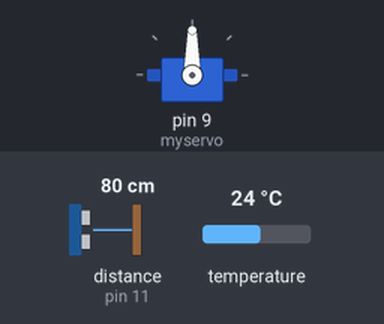
Simulated run of this sketch. Board: Arduino Uno, built with avr-gcc and run on an emulated ATmega328P. Parts: servo. Inputs (shaded band) come from the test bench; at power-on: distance to the obstacle (sensor on pin 11) 80 cm, temperature 24 °C. The echo pulse lasts 58.3 µs per cm; what the sketch prints to the serial monitor is not drawn.

Above: at 0.1 s.
Timing chart, 0 to 18.0 s (numbered marks = the images above):
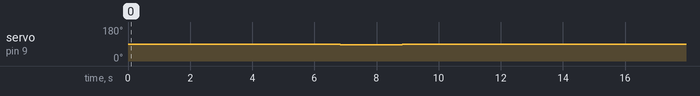

Measured:
- by itself, servo on pin 9 (myservo): alternates 90° for 11.8 s and 85° for 2.0 s

The sketch:

Smart_Fish_Tank_Code.ino
```cpp
#include <NewPing.h>
#include <OneWire.h>
#include <DallasTemperature.h>
#include <Servo.h>

#define ONE_WIRE_BUS 5

Servo myservo;
OneWire oneWire(ONE_WIRE_BUS);

DallasTemperature sensors(&oneWire);

 float Celcius=0;
 float Fahrenheit=0;

NewPing Sonar(10, 11, 20); //TrigPin, EchoPin, Max Distance in Cm

void setup() {
  // put your setup code here, to run once:
  Serial.begin(9600);
  sensors.begin();
  myservo.attach(9);
  delay (50);


}

void loop() {
  // Ultra Sonic Sensor
  Serial.println("The Distance is: ");
  int distance = Sonar.ping_cm();
  Serial.print(distance);
  Serial.println(" cm");
  delay(5000);

  // Water Temperature Sensors
  sensors.requestTemperatures();
  Celcius=sensors.getTempCByIndex(0);
  Fahrenheit=sensors.toFahrenheit(Celcius);
  Serial.print(" C  ");
  Serial.print(Celcius);
  Serial.print(" F  ");
  Serial.println(Fahrenheit);
  delay(1000);

  //Servo Code
  myservo.write(85);
  delay(2000);
  myservo.write(90);
  delay(5000);
}
```
